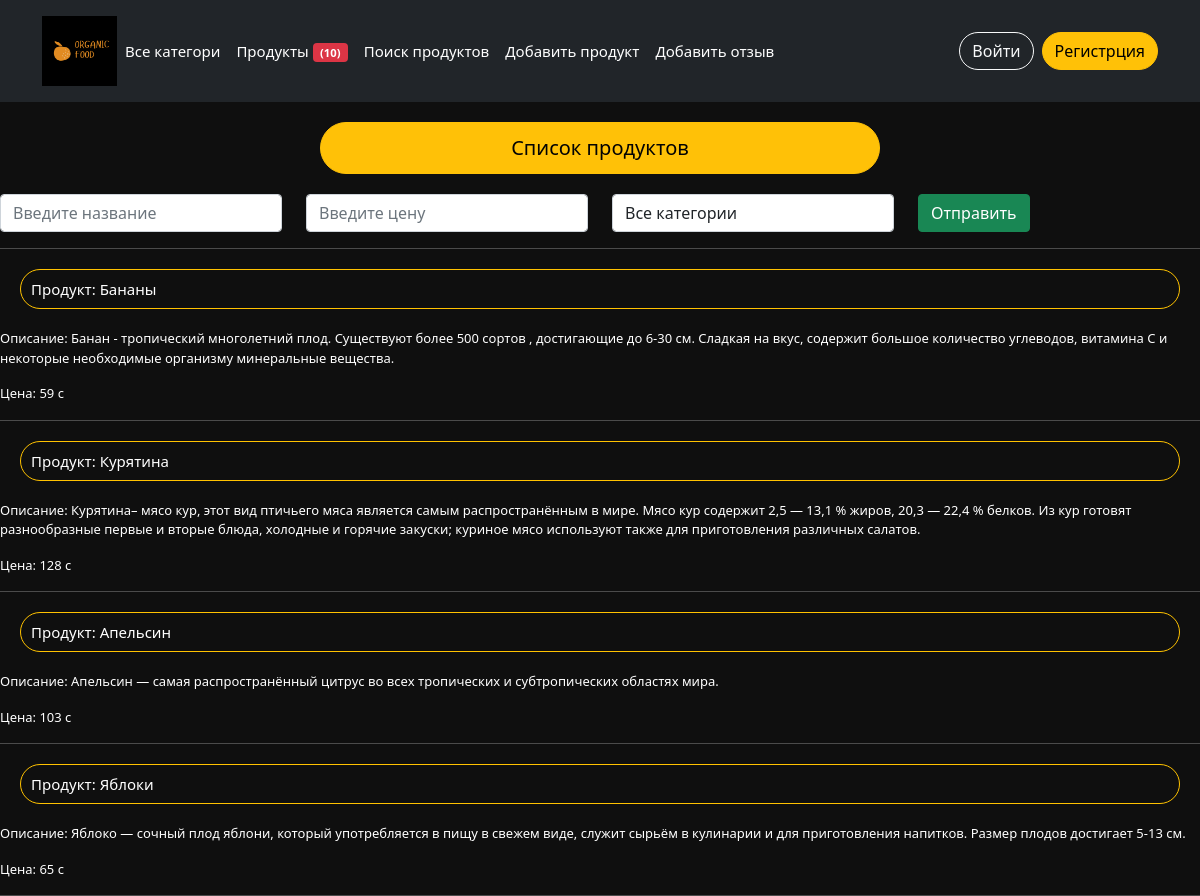
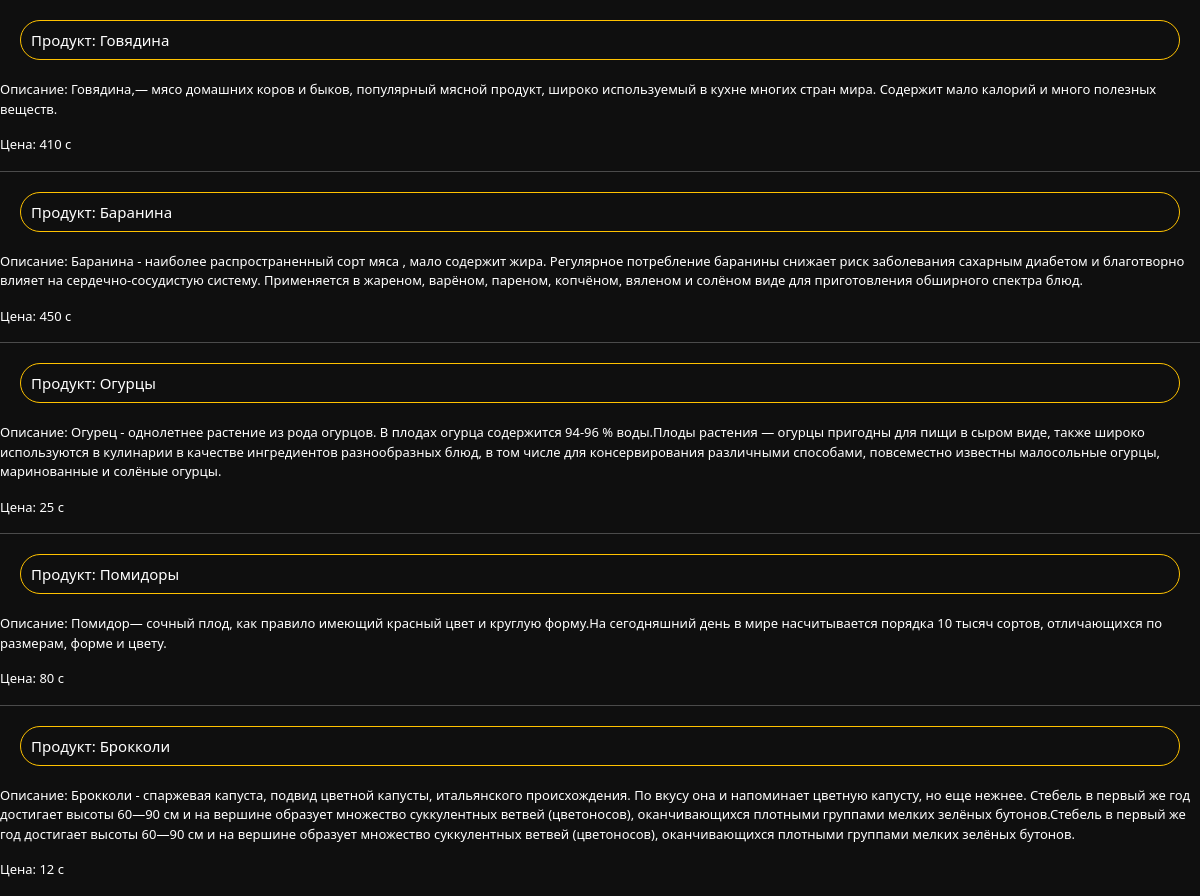
Screenshot of /products/ with the database file from the repository (2 pictures, top to bottom).
### first_app/models.py (models this page shows, shortened)
class Product(models.Model):
    class Meta:
        verbose_name = 'Продукт'
        verbose_name_plural = 'Продукты'
    title = models.CharField(max_length=200, verbose_name='Название', blank=False)
    description = models.CharField('Описание', max_length=500, blank=False)
    price = models.IntegerField('Цена', default=None, blank=False)
    category = models.ForeignKey(Category, verbose_name='Категория', on_delete=models.SET_NULL, null=True)

### first_app/views.py (the view)
# urls.py: path('products/', views.product_list),
def product_list(request):
    text = request.GET.get('search_text', '')
    products = Product.objects.filter(title__contains=text)
    try:
        price = int(request.GET.get('price'))
        products = products.filter(price=price)
    except:
        pass
    category = request.GET.get('category', '')
    if category != '':
        products = products.filter(category_id=int(category))
    return render(request, 'all_products.html', context={
        'products': products,
        'categories': Category.objects.all()
    })

### templates/all_products.html (shortened to what this page needs)
{% extends 'layout.html' %}
{% block content %}
    <div class="d-grid gap-2 col-6 mx-auto">
        <h1 class="btn btn-primary btn-lg">Список продуктов</h1>
    </div>
    <form action="/products/" class="row" method="get">
        <div class="col-3">
            <input class="form-control" type="text" name="search_text" placeholder="Введите название">
        </div>
        <div class="col-3">
            <input class="form-control" type="number" name="age" placeholder="Введите цену">
        </div>
        <div class="col-3">
            <select class="form-control" name="course">
                <option value="">Все категории</option>
            </select>
        </div>
        <div class="col-3">
            <input class="btn btn-success" type="submit" value="Отправить">
        </div>
    </form>
    {% for product in products %}
        <hr>
        <h4 class="black-tag"> Продукт: {{ product.title }}</h4>
        <p> Описание: {{ product.description }}</p>
        <p> Цена: {{ product.price }} с</p>
    {% endfor %}
{% endblock %}

### templates/layout.html (shortened to what this page needs)
{% load static %}
<!DOCTYPE html>
<html lang="en">
<head>
    <link href="https://cdn.jsdelivr.net/npm/bootstrap@5.0.2/dist/css/bootstrap.min.css" rel="stylesheet"
>
    <link type="text/css" rel="stylesheet" href="{% static 'css/index.css' %}">
</head>
<body onload="set_product_count()">
<header class="p-3 bg-dark text-white">
    <div class="container">
        <div class="d-flex flex-wrap align-items-center justify-content-center justify-content-lg-start">
            <img src="{% static 'images/ORGANIC FOOD.png' %}" alt="" width="75" height="70"
                 class="d-inline-block align-text-top">
            <ul class="nav col-12 col-lg-auto me-lg-auto mb-2 justify-content-center mb-md-0">
                <li><a href="/" class="nav-link px-2 text-white" style="font-size: 15px">Все категори</a></li>
                <li><a href="/products/" class="nav-link px-2 text-white" style="font-size: 15px">
                    Продукты <span id="product-count-block" class="badge bg-danger">
                    </span>
                </a></li>
                <li><a href="/product/search/" class="nav-link px-2 text-white" style="font-size: 15px">
                    Поиск продуктов
                </a></li>
                <li><a href="/add_product/" class="nav-link px-2 text-white" style="font-size: 15px">
                    Добавить продукт
                </a></li>
                <li><a href="/add_review/" class="nav-link px-2 text-white" style="font-size: 15px">
                    Добавить отзыв
                </a>
                </li>
            </ul>
            {% if user.is_authenticated %}
                <a href="/logout/" class="btn btn-outline-light me-2">
                    Выйти ({{ user.username }})
                </a>
            {% else %}
                <a href="/login/" class="btn btn-outline-light me-2">
                    Войти
                </a>
            {% endif %}
            <a href="/register/" class="btn btn-warning">
                Регистрция
            </a>
        </div>
    </div>
</header>
{% block content %}
{% endblock %}
</body>
</html>

### static/CSS/index.css (style rules this page uses)
body { font-size: 13px; background: rgba(0, 0, 0, 0.94); color: #ffffff; }
.btn-primary { border-radius: 40px; margin: 20px; padding: 10px; color: #030303; background-color: #ffc107; border-color: #ffc107; }
.btn-outline-light { border-radius: 40px; }
.btn-warning { border-radius: 40px; }
.black-tag { font-size: 15px; color: #ffffff; margin: 20px; padding: 10px; border: rgb(255, 194, 0) solid 1px; border-radius: 30px; }

### rows the page displays
Product: title "Бананы", description "Банан - тропический многолетний плод. Существуют более 500 сортов , достигающие до 6-30 см. Сладкая на вкус, содержит большое количество углеводов, витамина C и некоторые необходимые организму минеральные вещества.", price "59"
Product: title "Курятина", description "Курятина– мясо кур, этот вид птичьего мяса является самым распространённым в мире. Мясо кур содержит 2,5 — 13,1 % жиров, 20,3 — 22,4 % белков. Из кур готовят разнообразные первые и вторые блюда, холодные и горячие закуски; куриное мясо используют также для приготовления различных салатов.", price "128"
Product: title "Апельсин", description "Апельсин — самая распространённый цитрус во всех тропических и субтропических областях мира.", price "103"
Product: title "Яблоки", description "Яблоко — сочный плод яблони, который употребляется в пищу в свежем виде, служит сырьём в кулинарии и для приготовления напитков. Размер плодов достигает 5-13 см.", price "65"
Product: title "Говядина", description "Говядина,— мясо домашних коров и быков, популярный мясной продукт, широко используемый в кухне многих стран мира. Содержит мало калорий и много полезных веществ.", price "410"
Product: title "Баранина", description "Баранина - наиболее распространенный сорт мяса , мало содержит жира. Регулярное потребление баранины снижает риск заболевания сахарным диабетом и благотворно влияет на сердечно-сосудистую систему. Применяется в жареном, варёном, пареном, копчёном, вяленом и солёном виде для приготовления обширного спектра блюд.", price "450"
Product: title "Огурцы", description "Огурец - однолетнее растение из рода огурцов. В плодах огурца содержится 94-96 % воды.Плоды растения — огурцы пригодны для пищи в сыром виде, также широко используются в кулинарии в качестве ингредиентов разнообразных блюд, в том числе для консервирования различными способами, повсеместно известны малосольные огурцы, маринованные и солёные огурцы.", price "25"
Product: title "Помидоры", description "Помидор— сочный плод, как правило имеющий красный цвет и круглую форму.На сегодняшний день в мире насчитывается порядка 10 тысяч сортов, отличающихся по размерам, форме и цвету.", price "80"
Product: title "Брокколи", description "Брокколи - спаржевая капуста, подвид цветной капусты, итальянского происхождения. По вкусу она и напоминает цветную капусту, но еще нежнее. Стебель в первый же год достигает высоты 60—90 см и на вершине образует множество суккулентных ветвей (цветоносов), оканчивающихся плотными группами мелких зелёных бутонов.Стебель в первый же год достигает высоты 60—90 см и на вершине образует множество суккулентных ветвей (цветоносов), оканчивающихся плотными группами мелких зелёных бутонов.", price "12"
